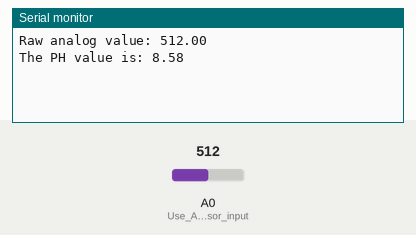
Simulated run of this sketch. Board: Arduino Uno, built with avr-gcc and run on an emulated ATmega328P. On the bench: the last lines printed to the serial monitor. The test bench sets the inputs (shaded band); at power-on: A0 (Use_A0_for_sensor_input) = 512.

Above: at 1.2 s.
1.3 s: A0 (Use_A0_for_sensor_input) set to 716
At 1.3 s:
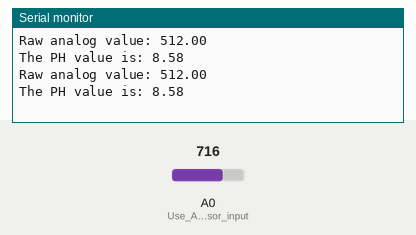
2.8 s: A0 (Use_A0_for_sensor_input) set to 900
At 4.0 s:
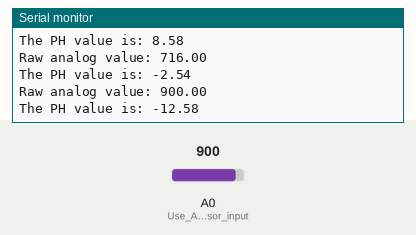
Timing chart, 0 to 5.8 s (numbered marks = the images above; inputs shaded):
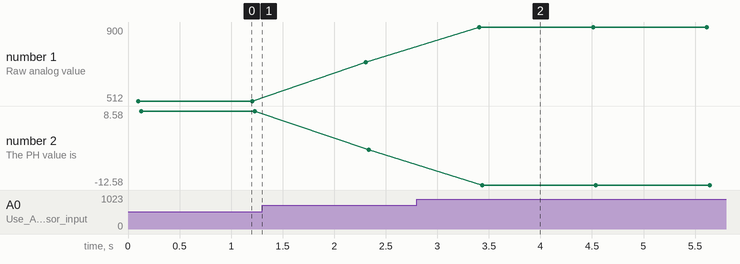

The sketch:

ph_rp.ino.ino
```cpp
#define Vref 3.3  // Nano RP2040 Connect operates at 3.3V
unsigned long int avgValue;

void setup()
{
    Serial.begin(9600);
    pinMode(A0, INPUT);  // Use A0 for sensor input
}

void loop()
{
    float sensorValue;
    int buf[10];

    // Read 10 samples from the sensor for smoothing
    for (int i = 0; i < 10; i++)
    {
        buf[i] = analogRead(A0);  // Read sensor value from A0
        delay(10);
    }

    // Sort the buffer values from small to large
    for (int i = 0; i < 9; i++)
    {
        for (int j = i + 1; j < 10; j++)
        {
            if (buf[i] > buf[j])
            {
                int temp = buf[i];
                buf[i] = buf[j];
                buf[j] = temp;
            }
        }
    }

    avgValue = 0;

    // Take the average of the 6 center values for noise reduction
    for (int i = 2; i < 8; i++)
    {
        avgValue += buf[i];
    }

    sensorValue = avgValue / 6.0;  // Calculate the average sensor value

    // Print the raw analog value for monitoring
    Serial.print("Raw analog value: ");
    Serial.println(sensorValue);

    // Adjust the formula based on sensor calibration
    // The raw analog value for pH 7 is around 541, so we adjust the formula accordingly
    float phValue = 7 - 1000 * (sensorValue - 541) * Vref / 59.16 / 1023;  // Adjusted constant from 361 to 541

    // Print the calculated pH value
    Serial.print("The PH value is: ");
    Serial.println(phValue, 2);  // Print the pH value with 2 decimal places

    delay(1000);
}
```

Measured:
- after the input at 2.8 s, the serial monitor: prints a new line after 0.61 s (image 2)
- plotted number 1: 512 → 716 after the input at 1.3 s, 716 → 900 after the input at 2.8 s
- plotted number 2: 8.58 → -2.54 after the input at 1.3 s, -2.54 → -12.58 after the input at 2.8 s
